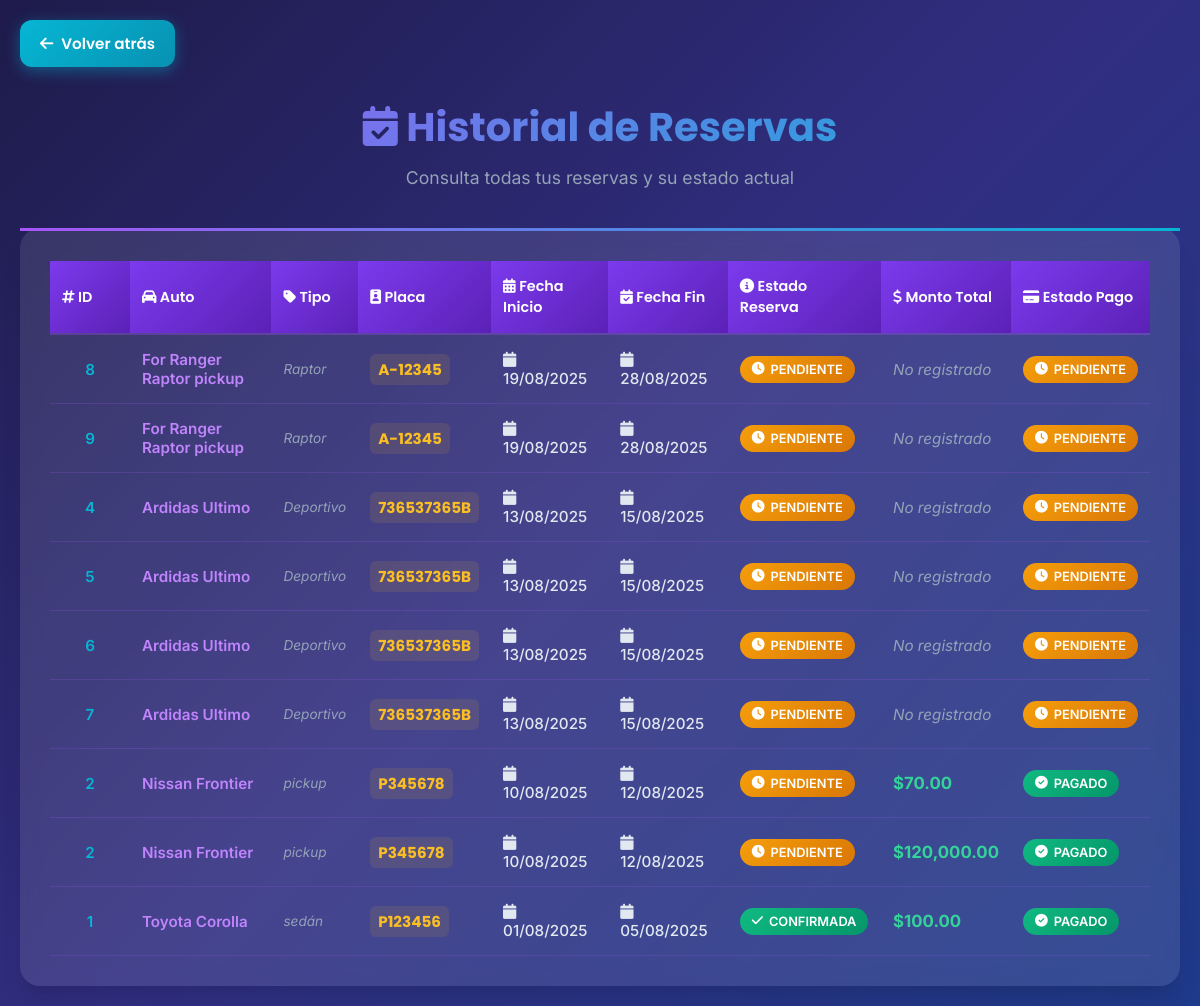
The page /mis_reservas.php (signed in) on the database its author committed.
### tables this page shows
CREATE TABLE `reservas` (
  `id_reserva` int(11) NOT NULL,
  `id_usuario` int(11) DEFAULT NULL,
  `id_auto` int(11) DEFAULT NULL,
  `fecha_inicio` date DEFAULT NULL,
  `fecha_fin` date DEFAULT NULL,
  `estado_reserva` enum('pendiente','confirmada','cancelada','finalizada') DEFAULT 'pendiente'
);

CREATE TABLE `autos` (
  `id_auto` int(11) NOT NULL,
  `marca` varchar(50) DEFAULT NULL,
  `modelo` varchar(50) DEFAULT NULL,
  `tipo` varchar(50) DEFAULT NULL,
  `año` year(4) DEFAULT NULL,
  `placa` varchar(20) DEFAULT NULL,
  `estado` enum('disponible','en alquiler','mantenimiento','no disponible') DEFAULT 'disponible',
  `precio_dia` decimal(10,2) DEFAULT NULL,
  `imagen` varchar(255) DEFAULT NULL
);

CREATE TABLE `pagos` (
  `id_pago` int(11) NOT NULL,
  `id_reserva` int(11) DEFAULT NULL,
  `monto_total` decimal(10,2) DEFAULT NULL,
  `metodo_pago` varchar(50) DEFAULT NULL,
  `fecha_pago` date DEFAULT NULL,
  `estado_pago` enum('pendiente','pagado') DEFAULT 'pendiente'
);

### mis_reservas.php (the view, shortened to what this page needs)
<?php
require_once "conexion.php";
$id_usuario = $_SESSION['id_usuario'];
$sql = "
    SELECT
        r.id_reserva,        -- ID único de la reserva
        a.marca,             -- Marca del auto
        a.modelo,            -- Modelo del auto
        a.tipo,              -- Tipo de auto (SUV, sedán, etc.)
        a.placa,             -- Placa del auto
        r.fecha_inicio,      -- Fecha de inicio de la reserva
        r.fecha_fin,         -- Fecha de fin de la reserva
        r.estado_reserva,    -- Estado actual de la reserva (pendiente, confirmada, etc.)
        p.monto_total,       -- Monto total del pago (puede ser NULL si no hay pago registrado)
        p.estado_pago        -- Estado del pago (pendiente, pagado, etc.)
    FROM Reservas r
    INNER JOIN Autos a ON r.id_auto = a.id_auto      -- Une las reservas con los autos
    LEFT JOIN Pagos p ON r.id_reserva = p.id_reserva -- Une opcionalmente con los pagos (puede no existir)
    WHERE r.id_usuario = ?                           -- Filtra por el cliente logueado
    ORDER BY r.fecha_inicio DESC                     -- Ordena las reservas por fecha más reciente
";
$stmt = $conexion->prepare($sql);
$stmt->bind_param("i", $id_usuario);
$stmt->execute();
$result = $stmt->get_result();
?>
<!DOCTYPE html>
<html lang="es">
<head>
    <link rel="stylesheet" href="https://cdnjs.cloudflare.com/ajax/libs/font-awesome/6.4.0/css/all.min.css">
</head>
<body>
    <div class="container">
        <a href="javascript:history.back()" class="back-button">
            <i class="fas fa-arrow-left"></i> Volver atrás
        </a>
        <div class="header">
            <h1><i class="fas fa-calendar-check"></i> Historial de Reservas</h1>
            <p class="subtitle">Consulta todas tus reservas y su estado actual</p>
        </div>
        <div class="reservations-container">
            <?php if ($result->num_rows > 0): ?>
                <div class="table-container">
                    <table>
                        <thead>
                            <tr>
                                <th><i class="fas fa-hashtag"></i> ID</th>
                                <th><i class="fas fa-car"></i> Auto</th>
                                <th><i class="fas fa-tag"></i> Tipo</th>
                                <th><i class="fas fa-id-badge"></i> Placa</th>
                                <th><i class="fas fa-calendar-alt"></i> Fecha Inicio</th>
                                <th><i class="fas fa-calendar-check"></i> Fecha Fin</th>
                                <th><i class="fas fa-info-circle"></i> Estado Reserva</th>
                                <th><i class="fas fa-dollar-sign"></i> Monto Total</th>
                                <th><i class="fas fa-credit-card"></i> Estado Pago</th>
                            </tr>
                        </thead>
                        <tbody>
                            <?php while ($row = $result->fetch_assoc()): ?>
                                <tr>
                                    <td class="id-cell"><?= $row['id_reserva'] ?></td>
                                    <td>
                                        <div class="car-info"><?= $row['marca'] . " " . $row['modelo'] ?></div>
                                    </td>
                                    <td>
                                        <div class="car-type"><?= $row['tipo'] ?></div>
                                    </td>
                                    <td>
                                        <span class="plate-cell"><?= $row['placa'] ?></span>
                                    </td>
                                    <td class="date-cell">
                                        <i class="fas fa-calendar"></i>
                                        <?= date('d/m/Y', strtotime($row['fecha_inicio'])) ?>
                                    </td>
                                    <td class="date-cell">
                                        <i class="fas fa-calendar"></i>
                                        <?= date('d/m/Y', strtotime($row['fecha_fin'])) ?>
                                    </td>
                                    <td>
                                        <?php
                                        $estado = strtolower($row['estado_reserva']);
                                        $icon = '';
                                        switch($estado) {
                                            case 'pendiente':
                                                $icon = 'fas fa-clock';
                                                break;
                                            case 'confirmada':
                                                $icon = 'fas fa-check';
                                                break;
                                        }
                                        ?>
                                        <span class="status-badge status-<?= $estado ?>">
                                            <i class="<?= $icon ?>"></i>
                                            <?= ucfirst($row['estado_reserva']) ?>
                                        </span>
                                    </td>
                                    <td>
                                        <?php if ($row['monto_total'] !== null): ?>
                                            <div class="amount-cell">$<?= number_format($row['monto_total'], 2) ?></div>
                                        <?php else: ?>
                                            <div class="amount-pending">No registrado</div>
                                        <?php endif; ?>
                                    </td>
                                    <td>
                                        <?php
                                        $pago_estado = strtolower($row['estado_pago'] ?? 'pendiente');
                                        $pago_icon = '';
                                        switch($pago_estado) {
                                            case 'pagado':
                                                $pago_icon = 'fas fa-check-circle';
                                                break;
                                            default:
                                                $pago_icon = 'fas fa-clock';
                                                $pago_estado = 'pendiente';
                                        }
                                        ?>
                                        <span class="payment-badge payment-<?= $pago_estado ?>">
                                            <i class="<?= $pago_icon ?>"></i>
                                            <?= ucfirst($row['estado_pago'] ?? 'Pendiente') ?>
                                        </span>
                                    </td>
                                </tr>
                            <?php endwhile; ?>
                        </tbody>
                    </table>
                </div>
            <?php endif; ?>
        </div>
    </div>
</body>
</html>

### mis_reservas.php (style rules this page uses)
* { margin: 0; padding: 0; box-sizing: border-box; }
body { font-family: 'Inter', sans-serif; background: linear-gradient(135deg, #1e1b4b 0%, #312e81 50%, #1e3a8a 100%); min-height: 100vh; color: #e2e8f0; padding: 20px; }
.container { max-width: 1400px; margin: 0 auto; }
.header { text-align: center; margin-bottom: 40px; }
.back-button { display: inline-flex; align-items: center; gap: 8px; background: linear-gradient(135deg, #06b6d4, #0891b2); color: white; text-decoration: none; border-radius: 12px; padding: 12px 20px; font-family: 'Poppins', sans-serif; font-weight: 600; font-size: 0.95rem; transition: all 0.3s ease; box-shadow: 0 4px 15px rgba(6, 182, 212, 0.4); margin-bottom: 30px; }
h1 { font-family: 'Poppins', sans-serif; font-size: 2.5rem; font-weight: 700; background: linear-gradient(135deg, #a855f7, #06b6d4); -webkit-background-clip: text; -webkit-text-fill-color: transparent; background-clip: text; margin-bottom: 10px; }
.subtitle { color: #94a3b8; font-size: 1.1rem; margin-bottom: 30px; }
.reservations-container { background: rgba(255, 255, 255, 0.1); backdrop-filter: blur(10px); border-radius: 20px; padding: 30px; box-shadow: 0 20px 25px -5px rgba(0, 0, 0, 0.1), 0 10px 10px -5px rgba(0, 0, 0, 0.04); border-top: 3px solid transparent; border-image: linear-gradient(90deg, #a855f7, #06b6d4) 1; animation: fadeInUp 0.6s ease-out; }
.table-container { overflow-x: auto; }
table { width: 100%; border-collapse: collapse; font-size: 0.95rem; min-width: 900px; }
th { background: linear-gradient(135deg, #7c3aed, #5b21b6); color: white; font-family: 'Poppins', sans-serif; font-weight: 600; padding: 15px 12px; text-align: left; border-bottom: 2px solid rgba(168, 85, 247, 0.3); position: sticky; top: 0; z-index: 10; font-size: 0.9rem; }
td { padding: 15px 12px; border-bottom: 1px solid rgba(168, 85, 247, 0.2); vertical-align: middle; }
.id-cell { font-weight: 600; color: #06b6d4; text-align: center; width: 80px; }
.car-info { font-weight: 600; color: #c084fc; }
.car-type { font-size: 0.85rem; color: #94a3b8; font-style: italic; }
.plate-cell { font-family: 'Poppins', monospace; font-weight: 700; color: #fbbf24; text-align: center; background: rgba(251, 191, 36, 0.1); border-radius: 6px; padding: 4px 8px; display: inline-block; }
.date-cell { color: #e2e8f0; font-weight: 500; }
.status-badge { display: inline-flex; align-items: center; gap: 6px; padding: 6px 12px; border-radius: 20px; font-size: 0.8rem; font-weight: 600; text-transform: uppercase; }
.status-pendiente { background: linear-gradient(135deg, #f59e0b, #d97706); color: white; }
.status-confirmada { background: linear-gradient(135deg, #10b981, #059669); color: white; }
.payment-badge { display: inline-flex; align-items: center; gap: 6px; padding: 6px 12px; border-radius: 20px; font-size: 0.8rem; font-weight: 600; text-transform: uppercase; }
.payment-pendiente { background: linear-gradient(135deg, #f59e0b, #d97706); color: white; }
.payment-pagado { background: linear-gradient(135deg, #10b981, #059669); color: white; }
.amount-cell { font-weight: 700; color: #34d399; font-size: 1.05rem; }
.amount-pending { color: #94a3b8; font-style: italic; }
tr { animation: fadeIn 0.5s ease-out forwards; }
tr:nth-child(even) { animation-delay: 0.1s; }
tr:nth-child(odd) { animation-delay: 0.05s; }

### rows shown on the page
reservas: id_reserva "8", id_auto.marca "For Ranger Raptor", id_auto.modelo "pickup", id_auto.tipo "Raptor", id_auto.placa "A-12345", fecha_inicio "19/08/2025", fecha_fin "28/08/2025", estado_reserva "PENDIENTE", shows "No registrado", estado_pago "PENDIENTE"
reservas: id_reserva "9", id_auto.marca "For Ranger Raptor", id_auto.modelo "pickup", id_auto.tipo "Raptor", id_auto.placa "A-12345", fecha_inicio "19/08/2025", fecha_fin "28/08/2025", estado_reserva "PENDIENTE", shows "No registrado", estado_pago "PENDIENTE"
reservas: id_reserva "4", id_auto.marca "Ardidas", id_auto.modelo "Ultimo", id_auto.tipo "Deportivo", id_auto.placa "736537365B", fecha_inicio "13/08/2025", fecha_fin "15/08/2025", estado_reserva "PENDIENTE", shows "No registrado", estado_pago "PENDIENTE"
reservas: id_reserva "5", id_auto.marca "Ardidas", id_auto.modelo "Ultimo", id_auto.tipo "Deportivo", id_auto.placa "736537365B", fecha_inicio "13/08/2025", fecha_fin "15/08/2025", estado_reserva "PENDIENTE", shows "No registrado", estado_pago "PENDIENTE"
reservas: id_reserva "6", id_auto.marca "Ardidas", id_auto.modelo "Ultimo", id_auto.tipo "Deportivo", id_auto.placa "736537365B", fecha_inicio "13/08/2025", fecha_fin "15/08/2025", estado_reserva "PENDIENTE", shows "No registrado", estado_pago "PENDIENTE"
reservas: id_reserva "7", id_auto.marca "Ardidas", id_auto.modelo "Ultimo", id_auto.tipo "Deportivo", id_auto.placa "736537365B", fecha_inicio "13/08/2025", fecha_fin "15/08/2025", estado_reserva "PENDIENTE", shows "No registrado", estado_pago "PENDIENTE"
reservas: id_reserva "2", id_auto.marca "Nissan", id_auto.modelo "Frontier", id_auto.tipo "pickup", id_auto.placa "P345678", fecha_inicio "10/08/2025", fecha_fin "12/08/2025", estado_reserva "PENDIENTE", pagos.monto_total "70.00", pagos.estado_pago "PAGADO", pagos.monto_total "120,000.00"
reservas: id_reserva "1", id_auto.marca "Toyota", id_auto.modelo "Corolla", id_auto.tipo "sedán", id_auto.placa "P123456", fecha_inicio "01/08/2025", fecha_fin "05/08/2025", estado_reserva "CONFIRMADA", pagos.monto_total "100.00", pagos.estado_pago "PAGADO"
